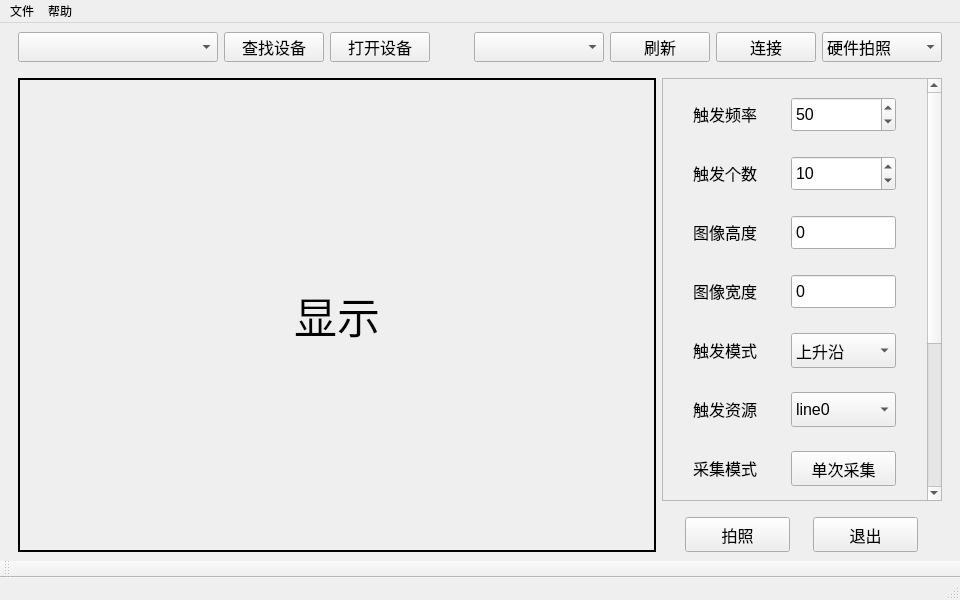
<?xml version="1.0" encoding="UTF-8"?>
<ui version="4.0">
 <class>control_window</class>
 <widget class="QMainWindow" name="control_window">
  <property name="geometry">
   <rect>
    <x>0</x>
    <y>0</y>
    <width>960</width>
    <height>600</height>
   </rect>
  </property>
  <property name="sizePolicy">
   <sizepolicy hsizetype="Preferred" vsizetype="Preferred">
    <horstretch>0</horstretch>
    <verstretch>0</verstretch>
   </sizepolicy>
  </property>
  <property name="minimumSize">
   <size>
    <width>960</width>
    <height>600</height>
   </size>
  </property>
  <property name="windowTitle">
   <string>MainWindow</string>
  </property>
  <widget class="QWidget" name="centralwidget">
   <layout class="QVBoxLayout" name="verticalLayout_2">
    <item>
     <widget class="QWidget" name="widget" native="true">
      <property name="sizePolicy">
       <sizepolicy hsizetype="Expanding" vsizetype="Preferred">
        <horstretch>0</horstretch>
        <verstretch>0</verstretch>
       </sizepolicy>
      </property>
      <property name="minimumSize">
       <size>
        <width>0</width>
        <height>40</height>
       </size>
      </property>
      <property name="maximumSize">
       <size>
        <width>16777215</width>
        <height>40</height>
       </size>
      </property>
      <layout class="QHBoxLayout" name="horizontalLayout_15">
       <property name="topMargin">
        <number>0</number>
       </property>
       <item>
        <widget class="QComboBox" name="choose_devices">
         <property name="minimumSize">
          <size>
           <width>200</width>
           <height>30</height>
          </size>
         </property>
         <property name="maximumSize">
          <size>
           <width>200</width>
           <height>30</height>
          </size>
         </property>
         <property name="font">
          <font>
           <pointsize>12</pointsize>
          </font>
         </property>
         <property name="focusPolicy">
          <enum>Qt::FocusPolicy::NoFocus</enum>
         </property>
        </widget>
       </item>
       <item>
        <widget class="QPushButton" name="find_device">
         <property name="minimumSize">
          <size>
           <width>100</width>
           <height>30</height>
          </size>
         </property>
         <property name="maximumSize">
          <size>
           <width>100</width>
           <height>30</height>
          </size>
         </property>
         <property name="font">
          <font>
           <pointsize>12</pointsize>
          </font>
         </property>
         <property name="text">
          <string>查找设备</string>
         </property>
        </widget>
       </item>
       <item>
        <widget class="QPushButton" name="open_device">
         <property name="minimumSize">
          <size>
           <width>100</width>
           <height>30</height>
          </size>
         </property>
         <property name="maximumSize">
          <size>
           <width>100</width>
           <height>30</height>
          </size>
         </property>
         <property name="font">
          <font>
           <pointsize>12</pointsize>
          </font>
         </property>
         <property name="text">
          <string>打开设备</string>
         </property>
        </widget>
       </item>
       <item>
        <spacer name="horizontalSpacer">
         <property name="orientation">
          <enum>Qt::Orientation::Horizontal</enum>
         </property>
         <property name="sizeHint" stdset="0">
          <size>
           <width>40</width>
           <height>20</height>
          </size>
         </property>
        </spacer>
       </item>
       <item>
        <widget class="QComboBox" name="open_serailCb">
         <property name="minimumSize">
          <size>
           <width>130</width>
           <height>30</height>
          </size>
         </property>
         <property name="maximumSize">
          <size>
           <width>120</width>
           <height>30</height>
          </size>
         </property>
         <property name="font">
          <font>
           <pointsize>12</pointsize>
          </font>
         </property>
         <property name="focusPolicy">
          <enum>Qt::FocusPolicy::NoFocus</enum>
         </property>
        </widget>
       </item>
       <item>
        <widget class="QPushButton" name="open_btnSerialCheck">
         <property name="minimumSize">
          <size>
           <width>100</width>
           <height>30</height>
          </size>
         </property>
         <property name="maximumSize">
          <size>
           <width>100</width>
           <height>30</height>
          </size>
         </property>
         <property name="font">
          <font>
           <pointsize>12</pointsize>
          </font>
         </property>
         <property name="text">
          <string>刷新</string>
         </property>
        </widget>
       </item>
       <item>
        <widget class="QPushButton" name="open_openBt">
         <property name="minimumSize">
          <size>
           <width>100</width>
           <height>30</height>
          </size>
         </property>
         <property name="maximumSize">
          <size>
           <width>100</width>
           <height>30</height>
          </size>
         </property>
         <property name="font">
          <font>
           <pointsize>12</pointsize>
          </font>
         </property>
         <property name="text">
          <string>连接</string>
         </property>
        </widget>
       </item>
       <item>
        <widget class="QComboBox" name="selectmode">
         <property name="minimumSize">
          <size>
           <width>120</width>
           <height>30</height>
          </size>
         </property>
         <property name="maximumSize">
          <size>
           <width>120</width>
           <height>30</height>
          </size>
         </property>
         <property name="font">
          <font>
           <pointsize>12</pointsize>
          </font>
         </property>
         <property name="focusPolicy">
          <enum>Qt::FocusPolicy::NoFocus</enum>
         </property>
         <item>
          <property name="text">
           <string>硬件拍照</string>
          </property>
         </item>
         <item>
          <property name="text">
           <string>软件拍照</string>
          </property>
         </item>
        </widget>
       </item>
      </layout>
     </widget>
    </item>
    <item>
     <widget class="QWidget" name="widget_15" native="true">
      <layout class="QHBoxLayout" name="horizontalLayout_11">
       <property name="topMargin">
        <number>0</number>
       </property>
       <property name="bottomMargin">
        <number>0</number>
       </property>
       <item>
        <widget class="QLabel" name="label_show_">
         <property name="minimumSize">
          <size>
           <width>200</width>
           <height>200</height>
          </size>
         </property>
         <property name="font">
          <font>
           <pointsize>32</pointsize>
          </font>
         </property>
         <property name="frameShape">
          <enum>QFrame::Shape::Box</enum>
         </property>
         <property name="lineWidth">
          <number>2</number>
         </property>
         <property name="text">
          <string>显示</string>
         </property>
         <property name="textFormat">
          <enum>Qt::TextFormat::PlainText</enum>
         </property>
         <property name="alignment">
          <set>Qt::AlignmentFlag::AlignCenter</set>
         </property>
        </widget>
       </item>
       <item>
        <widget class="QWidget" name="widget_17" native="true">
         <property name="minimumSize">
          <size>
           <width>280</width>
           <height>0</height>
          </size>
         </property>
         <property name="maximumSize">
          <size>
           <width>280</width>
           <height>16777215</height>
          </size>
         </property>
         <property name="layoutDirection">
          <enum>Qt::LayoutDirection::LeftToRight</enum>
         </property>
         <layout class="QVBoxLayout" name="verticalLayout_3">
          <property name="leftMargin">
           <number>0</number>
          </property>
          <property name="topMargin">
           <number>0</number>
          </property>
          <property name="rightMargin">
           <number>0</number>
          </property>
          <property name="bottomMargin">
           <number>0</number>
          </property>
          <item>
           <widget class="QScrollArea" name="scrollArea">
            <property name="minimumSize">
             <size>
              <width>280</width>
              <height>0</height>
             </size>
            </property>
            <property name="maximumSize">
             <size>
              <width>280</width>
              <height>16777215</height>
             </size>
            </property>
            <property name="widgetResizable">
             <bool>true</bool>
            </property>
            <widget class="QWidget" name="scrollAreaWidgetContents">
             <property name="geometry">
              <rect>
               <x>0</x>
               <y>0</y>
               <width>261</width>
               <height>661</height>
              </rect>
             </property>
             <layout class="QVBoxLayout" name="verticalLayout">
              <item>
               <widget class="QWidget" name="widget_2" native="true">
                <layout class="QHBoxLayout" name="horizontalLayout">
                 <item>
                  <widget class="QLabel" name="label">
                   <property name="minimumSize">
                    <size>
                     <width>80</width>
                     <height>30</height>
                    </size>
                   </property>
                   <property name="maximumSize">
                    <size>
                     <width>80</width>
                     <height>30</height>
                    </size>
                   </property>
                   <property name="font">
                    <font>
                     <pointsize>12</pointsize>
                    </font>
                   </property>
                   <property name="text">
                    <string>触发频率</string>
                   </property>
                  </widget>
                 </item>
                 <item>
                  <widget class="QSpinBox" name="open_freq">
                   <property name="minimumSize">
                    <size>
                     <width>105</width>
                     <height>35</height>
                    </size>
                   </property>
                   <property name="maximumSize">
                    <size>
                     <width>105</width>
                     <height>35</height>
                    </size>
                   </property>
                   <property name="font">
                    <font>
                     <pointsize>12</pointsize>
                    </font>
                   </property>
                   <property name="focusPolicy">
                    <enum>Qt::FocusPolicy::NoFocus</enum>
                   </property>
                   <property name="maximum">
                    <number>1000</number>
                   </property>
                   <property name="value">
                    <number>50</number>
                   </property>
                  </widget>
                 </item>
                </layout>
               </widget>
              </item>
              <item>
               <widget class="QWidget" name="widget_3" native="true">
                <layout class="QHBoxLayout" name="horizontalLayout_16">
                 <item>
                  <widget class="QLabel" name="label_2">
                   <property name="minimumSize">
                    <size>
                     <width>80</width>
                     <height>30</height>
                    </size>
                   </property>
                   <property name="maximumSize">
                    <size>
                     <width>80</width>
                     <height>30</height>
                    </size>
                   </property>
                   <property name="font">
                    <font>
                     <pointsize>12</pointsize>
                    </font>
                   </property>
                   <property name="text">
                    <string>触发个数</string>
                   </property>
                  </widget>
                 </item>
                 <item>
                  <widget class="QSpinBox" name="open_times">
                   <property name="minimumSize">
                    <size>
                     <width>105</width>
                     <height>35</height>
                    </size>
                   </property>
                   <property name="maximumSize">
                    <size>
                     <width>105</width>
                     <height>35</height>
                    </size>
                   </property>
                   <property name="font">
                    <font>
                     <pointsize>12</pointsize>
                    </font>
                   </property>
                   <property name="focusPolicy">
                    <enum>Qt::FocusPolicy::NoFocus</enum>
                   </property>
                   <property name="maximum">
                    <number>1000</number>
                   </property>
                   <property name="value">
                    <number>10</number>
                   </property>
                  </widget>
                 </item>
                </layout>
               </widget>
              </item>
              <item>
               <widget class="QWidget" name="widget_7" native="true">
                <layout class="QHBoxLayout" name="horizontalLayout_18">
                 <item>
                  <widget class="QLabel" name="label_4">
                   <property name="minimumSize">
                    <size>
                     <width>80</width>
                     <height>30</height>
                    </size>
                   </property>
                   <property name="maximumSize">
                    <size>
                     <width>80</width>
                     <height>30</height>
                    </size>
                   </property>
                   <property name="font">
                    <font>
                     <pointsize>12</pointsize>
                    </font>
                   </property>
                   <property name="text">
                    <string>图像高度</string>
                   </property>
                  </widget>
                 </item>
                 <item>
                  <widget class="QSpinBox" name="weightphoto">
                   <property name="minimumSize">
                    <size>
                     <width>105</width>
                     <height>35</height>
                    </size>
                   </property>
                   <property name="maximumSize">
                    <size>
                     <width>105</width>
                     <height>35</height>
                    </size>
                   </property>
                   <property name="font">
                    <font>
                     <pointsize>12</pointsize>
                    </font>
                   </property>
                   <property name="focusPolicy">
                    <enum>Qt::FocusPolicy::StrongFocus</enum>
                   </property>
                   <property name="contextMenuPolicy">
                    <enum>Qt::ContextMenuPolicy::NoContextMenu</enum>
                   </property>
                   <property name="buttonSymbols">
                    <enum>QAbstractSpinBox::ButtonSymbols::NoButtons</enum>
                   </property>
                   <property name="maximum">
                    <number>5000</number>
                   </property>
                  </widget>
                 </item>
                </layout>
               </widget>
              </item>
              <item>
               <widget class="QWidget" name="widget_4" native="true">
                <layout class="QHBoxLayout" name="horizontalLayout_17">
                 <item>
                  <widget class="QLabel" name="label_3">
                   <property name="minimumSize">
                    <size>
                     <width>80</width>
                     <height>30</height>
                    </size>
                   </property>
                   <property name="maximumSize">
                    <size>
                     <width>80</width>
                     <height>30</height>
                    </size>
                   </property>
                   <property name="font">
                    <font>
                     <pointsize>12</pointsize>
                    </font>
                   </property>
                   <property name="text">
                    <string>图像宽度</string>
                   </property>
                  </widget>
                 </item>
                 <item>
                  <widget class="QSpinBox" name="highphoto">
                   <property name="minimumSize">
                    <size>
                     <width>105</width>
                     <height>35</height>
                    </size>
                   </property>
                   <property name="maximumSize">
                    <size>
                     <width>105</width>
                     <height>35</height>
                    </size>
                   </property>
                   <property name="font">
                    <font>
                     <pointsize>12</pointsize>
                    </font>
                   </property>
                   <property name="focusPolicy">
                    <enum>Qt::FocusPolicy::StrongFocus</enum>
                   </property>
                   <property name="buttonSymbols">
                    <enum>QAbstractSpinBox::ButtonSymbols::NoButtons</enum>
                   </property>
                   <property name="maximum">
                    <number>5000</number>
                   </property>
                  </widget>
                 </item>
                </layout>
               </widget>
              </item>
              <item>
               <widget class="QWidget" name="widget_5" native="true">
                <layout class="QHBoxLayout" name="horizontalLayout_3">
                 <item>
                  <widget class="QLabel" name="label_5">
                   <property name="minimumSize">
                    <size>
                     <width>80</width>
                     <height>30</height>
                    </size>
                   </property>
                   <property name="maximumSize">
                    <size>
                     <width>80</width>
                     <height>30</height>
                    </size>
                   </property>
                   <property name="font">
                    <font>
                     <pointsize>12</pointsize>
                    </font>
                   </property>
                   <property name="text">
                    <string>触发模式</string>
                   </property>
                  </widget>
                 </item>
                 <item>
                  <widget class="QComboBox" name="TriggerMode">
                   <property name="minimumSize">
                    <size>
                     <width>105</width>
                     <height>35</height>
                    </size>
                   </property>
                   <property name="maximumSize">
                    <size>
                     <width>105</width>
                     <height>35</height>
                    </size>
                   </property>
                   <property name="font">
                    <font>
                     <pointsize>12</pointsize>
                    </font>
                   </property>
                   <property name="focusPolicy">
                    <enum>Qt::FocusPolicy::NoFocus</enum>
                   </property>
                   <item>
                    <property name="text">
                     <string>上升沿</string>
                    </property>
                   </item>
                   <item>
                    <property name="text">
                     <string>下降沿</string>
                    </property>
                   </item>
                   <item>
                    <property name="text">
                     <string>高电平</string>
                    </property>
                   </item>
                   <item>
                    <property name="text">
                     <string>低电平</string>
                    </property>
                   </item>
                  </widget>
                 </item>
                </layout>
               </widget>
              </item>
              <item>
               <widget class="QWidget" name="widget_6" native="true">
                <layout class="QHBoxLayout" name="horizontalLayout_4">
                 <item>
                  <widget class="QLabel" name="label_6">
                   <property name="minimumSize">
                    <size>
                     <width>80</width>
                     <height>30</height>
                    </size>
                   </property>
                   <property name="maximumSize">
                    <size>
                     <width>80</width>
                     <height>30</height>
                    </size>
                   </property>
                   <property name="font">
                    <font>
                     <pointsize>12</pointsize>
                    </font>
                   </property>
                   <property name="text">
                    <string>触发资源</string>
                   </property>
                  </widget>
                 </item>
                 <item>
                  <widget class="QComboBox" name="TriggerSource">
                   <property name="minimumSize">
                    <size>
                     <width>105</width>
                     <height>35</height>
                    </size>
                   </property>
                   <property name="maximumSize">
                    <size>
                     <width>105</width>
                     <height>35</height>
                    </size>
                   </property>
                   <property name="font">
                    <font>
                     <pointsize>12</pointsize>
                    </font>
                   </property>
                   <property name="focusPolicy">
                    <enum>Qt::FocusPolicy::NoFocus</enum>
                   </property>
                   <item>
                    <property name="text">
                     <string>line0</string>
                    </property>
                   </item>
                   <item>
                    <property name="text">
                     <string>line2</string>
                    </property>
                   </item>
                   <item>
                    <property name="text">
                     <string>计数器触发</string>
                    </property>
                   </item>
                   <item>
                    <property name="text">
                     <string>软件触发</string>
                    </property>
                   </item>
                   <item>
                    <property name="text">
                     <string>频率转换器触发</string>
                    </property>
                   </item>
                  </widget>
                 </item>
                </layout>
               </widget>
              </item>
              <item>
               <widget class="QWidget" name="widget_8" native="true">
                <layout class="QHBoxLayout" name="horizontalLayout_2">
                 <item>
                  <widget class="QLabel" name="label_7">
                   <property name="minimumSize">
                    <size>
                     <width>80</width>
                     <height>30</height>
                    </size>
                   </property>
                   <property name="maximumSize">
                    <size>
                     <width>80</width>
                     <height>30</height>
                    </size>
                   </property>
                   <property name="font">
                    <font>
                     <pointsize>12</pointsize>
                    </font>
                   </property>
                   <property name="text">
                    <string>采集模式</string>
                   </property>
                  </widget>
                 </item>
                 <item>
                  <widget class="QPushButton" name="single_acquisition">
                   <property name="minimumSize">
                    <size>
                     <width>105</width>
                     <height>35</height>
                    </size>
                   </property>
                   <property name="maximumSize">
                    <size>
                     <width>105</width>
                     <height>35</height>
                    </size>
                   </property>
                   <property name="font">
                    <font>
                     <pointsize>12</pointsize>
                    </font>
                   </property>
                   <property name="text">
                    <string>单次采集</string>
                   </property>
                  </widget>
                 </item>
                </layout>
               </widget>
              </item>
              <item>
               <widget class="QWidget" name="widget_9" native="true">
                <layout class="QHBoxLayout" name="horizontalLayout_5">
                 <item>
                  <widget class="QLabel" name="label_8">
                   <property name="minimumSize">
                    <size>
                     <width>80</width>
                     <height>30</height>
                    </size>
                   </property>
                   <property name="maximumSize">
                    <size>
                     <width>80</width>
                     <height>30</height>
                    </size>
                   </property>
                   <property name="font">
                    <font>
                     <pointsize>12</pointsize>
                    </font>
                   </property>
                   <property name="text">
                    <string>采集</string>
                   </property>
                  </widget>
                 </item>
                 <item>
                  <widget class="QPushButton" name="continuous_acquisition">
                   <property name="minimumSize">
                    <size>
                     <width>105</width>
                     <height>35</height>
                    </size>
                   </property>
                   <property name="maximumSize">
                    <size>
                     <width>105</width>
                     <height>35</height>
                    </size>
                   </property>
                   <property name="font">
                    <font>
                     <pointsize>12</pointsize>
                    </font>
                   </property>
                   <property name="text">
                    <string>开始采集</string>
                   </property>
                  </widget>
                 </item>
                </layout>
               </widget>
              </item>
              <item>
               <widget class="QWidget" name="widget_11" native="true">
                <layout class="QHBoxLayout" name="horizontalLayout_7">
                 <item>
                  <widget class="QLabel" name="label_10">
                   <property name="minimumSize">
                    <size>
                     <width>80</width>
                     <height>30</height>
                    </size>
                   </property>
                   <property name="maximumSize">
                    <size>
                     <width>80</width>
                     <height>30</height>
                    </size>
                   </property>
                   <property name="font">
                    <font>
                     <pointsize>12</pointsize>
                    </font>
                   </property>
                   <property name="text">
                    <string>保存格式</string>
                   </property>
                  </widget>
                 </item>
                 <item>
                  <widget class="QComboBox" name="save_formal">
                   <property name="minimumSize">
                    <size>
                     <width>105</width>
                     <height>35</height>
                    </size>
                   </property>
                   <property name="maximumSize">
                    <size>
                     <width>105</width>
                     <height>35</height>
                    </size>
                   </property>
                   <property name="font">
                    <font>
                     <pointsize>12</pointsize>
                    </font>
                   </property>
                   <property name="focusPolicy">
                    <enum>Qt::FocusPolicy::NoFocus</enum>
                   </property>
                   <item>
                    <property name="text">
                     <string>PNG</string>
                    </property>
                   </item>
                   <item>
                    <property name="text">
                     <string>BMP</string>
                    </property>
                   </item>
                   <item>
                    <property name="text">
                     <string>JPG</string>
                    </property>
                   </item>
                  </widget>
                 </item>
                </layout>
               </widget>
              </item>
              <item>
               <widget class="QWidget" name="widget_13" native="true">
                <layout class="QHBoxLayout" name="horizontalLayout_9">
                 <item>
                  <widget class="QLabel" name="label_12">
                   <property name="minimumSize">
                    <size>
                     <width>80</width>
                     <height>30</height>
                    </size>
                   </property>
                   <property name="maximumSize">
                    <size>
                     <width>80</width>
                     <height>30</height>
                    </size>
                   </property>
                   <property name="font">
                    <font>
                     <pointsize>12</pointsize>
                    </font>
                   </property>
                   <property name="text">
                    <string>保存设置</string>
                   </property>
                  </widget>
                 </item>
                 <item>
                  <widget class="QPushButton" name="save_location">
                   <property name="minimumSize">
                    <size>
                     <width>105</width>
                     <height>35</height>
                    </size>
                   </property>
                   <property name="maximumSize">
                    <size>
                     <width>105</width>
                     <height>35</height>
                    </size>
                   </property>
                   <property name="font">
                    <font>
                     <pointsize>12</pointsize>
                    </font>
                   </property>
                   <property name="text">
                    <string>选择</string>
                   </property>
                  </widget>
                 </item>
                </layout>
               </widget>
              </item>
              <item>
               <widget class="QWidget" name="widget_16" native="true">
                <layout class="QHBoxLayout" name="horizontalLayout_12">
                 <item>
                  <widget class="QLabel" name="label_9">
                   <property name="minimumSize">
                    <size>
                     <width>80</width>
                     <height>30</height>
                    </size>
                   </property>
                   <property name="maximumSize">
                    <size>
                     <width>80</width>
                     <height>30</height>
                    </size>
                   </property>
                   <property name="font">
                    <font>
                     <pointsize>13</pointsize>
                    </font>
                   </property>
                   <property name="text">
                    <string>发送</string>
                   </property>
                   <property name="alignment">
                    <set>Qt::AlignmentFlag::AlignCenter</set>
                   </property>
                  </widget>
                 </item>
                 <item>
                  <widget class="QPushButton" name="send_button">
                   <property name="minimumSize">
                    <size>
                     <width>105</width>
                     <height>35</height>
                    </size>
                   </property>
                   <property name="maximumSize">
                    <size>
                     <width>105</width>
                     <height>35</height>
                    </size>
                   </property>
                   <property name="font">
                    <font>
                     <pointsize>12</pointsize>
                    </font>
                   </property>
                   <property name="text">
                    <string>发送</string>
                   </property>
                  </widget>
                 </item>
                </layout>
               </widget>
              </item>
             </layout>
            </widget>
           </widget>
          </item>
          <item>
           <widget class="QWidget" name="widget_18" native="true">
            <property name="minimumSize">
             <size>
              <width>280</width>
              <height>45</height>
             </size>
            </property>
            <property name="maximumSize">
             <size>
              <width>280</width>
              <height>45</height>
             </size>
            </property>
            <layout class="QHBoxLayout" name="horizontalLayout_13">
             <property name="spacing">
              <number>0</number>
             </property>
             <property name="leftMargin">
              <number>0</number>
             </property>
             <property name="topMargin">
              <number>10</number>
             </property>
             <property name="rightMargin">
              <number>0</number>
             </property>
             <property name="bottomMargin">
              <number>0</number>
             </property>
             <item>
              <widget class="QPushButton" name="take_photo">
               <property name="minimumSize">
                <size>
                 <width>105</width>
                 <height>35</height>
                </size>
               </property>
               <property name="maximumSize">
                <size>
                 <width>105</width>
                 <height>35</height>
                </size>
               </property>
               <property name="font">
                <font>
                 <pointsize>12</pointsize>
                </font>
               </property>
               <property name="text">
                <string>拍照</string>
               </property>
              </widget>
             </item>
             <item>
              <widget class="QPushButton" name="Exit_Button">
               <property name="minimumSize">
                <size>
                 <width>105</width>
                 <height>35</height>
                </size>
               </property>
               <property name="maximumSize">
                <size>
                 <width>105</width>
                 <height>35</height>
                </size>
               </property>
               <property name="font">
                <font>
                 <pointsize>12</pointsize>
                </font>
               </property>
               <property name="text">
                <string>退出</string>
               </property>
              </widget>
             </item>
            </layout>
           </widget>
          </item>
         </layout>
        </widget>
       </item>
      </layout>
     </widget>
    </item>
   </layout>
  </widget>
  <widget class="QMenuBar" name="menubar">
   <property name="geometry">
    <rect>
     <x>0</x>
     <y>0</y>
     <width>960</width>
     <height>22</height>
    </rect>
   </property>
   <widget class="QMenu" name="menu">
    <property name="title">
     <string>文件</string>
    </property>
    <addaction name="actionopen"/>
    <addaction name="separator"/>
    <addaction name="actionexit"/>
   </widget>
   <widget class="QMenu" name="menu_2">
    <property name="title">
     <string>帮助</string>
    </property>
    <addaction name="actionSerialHelper"/>
    <addaction name="separator"/>
    <addaction name="actionabout"/>
   </widget>
   <addaction name="menu"/>
   <addaction name="menu_2"/>
  </widget>
  <widget class="QStatusBar" name="statusbar"/>
  <widget class="QToolBar" name="toolBar">
   <property name="windowTitle">
    <string>toolBar</string>
   </property>
   <attribute name="toolBarArea">
    <enum>BottomToolBarArea</enum>
   </attribute>
   <attribute name="toolBarBreak">
    <bool>false</bool>
   </attribute>
  </widget>
  <action name="actionSerialHelper">
   <property name="text">
    <string>串口助手</string>
   </property>
  </action>
  <action name="actionabout">
   <property name="text">
    <string>关于</string>
   </property>
  </action>
  <action name="actionopen">
   <property name="text">
    <string>打开</string>
   </property>
  </action>
  <action name="actionexit">
   <property name="text">
    <string>退出</string>
   </property>
  </action>
 </widget>
 <resources/>
 <connections/>
</ui>
